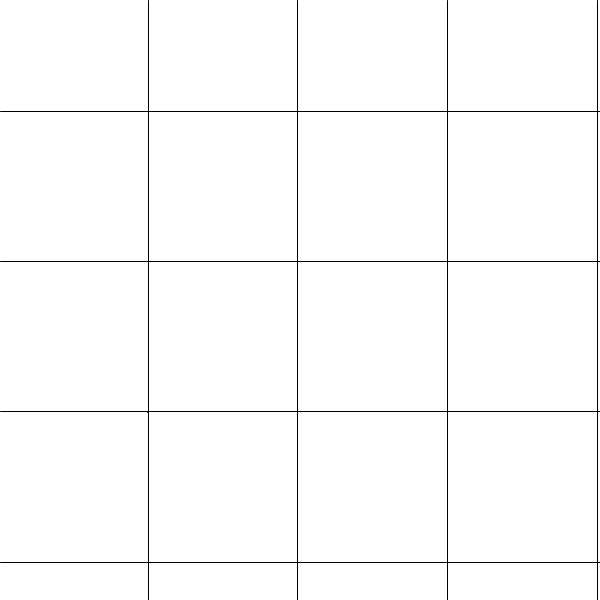
Frame 1 (no input)
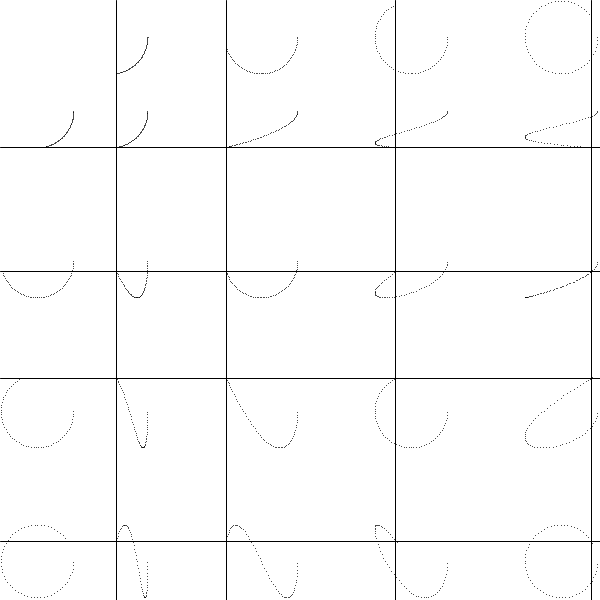
Frame 60 (the mouse pressed at the canvas centre just before this capture)
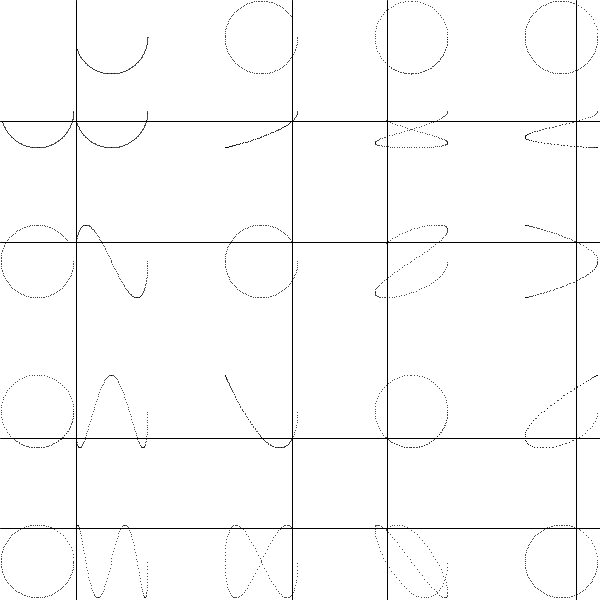
Frame 120 (the mouse held since frame 60 and released just before this capture)

The Processing sketch that drew these frames (run headless with seeded random() and noise(); from frame 60 on, the mouse is pressed at the canvas centre):

// Processing sketch: LissajousTable
// ── LissajousTable.pde
float alpha;
float alphaStep;
int x_y_step = 150;
int xStep;
int yStep;
ArrayList<Point> pointsTop;
ArrayList<Point> pointsLeft;
ArrayList<Point> lissajousPoints;
int radius;

void setup(){
size(600, 600);
noFill();

alpha = 0.0;
alphaStep = 0.001;
xStep = x_y_step;
yStep = x_y_step;
radius = xStep/4;

pointsTop = new ArrayList<Point>();
pointsLeft = new ArrayList<Point>();
lissajousPoints = new ArrayList<Point>();
}

void draw(){
  background(255);
  //counting TOP circles
  for(int i = 0; i < width/xStep ; i++){
    int x = xStep * i + 3*radius + (int)(radius * cos((i+1) * alpha));
    int y = radius + (int)(radius * sin((i+1) * alpha));
    pointsTop.add(new Point(x,y));
    line(x, 0, x, height);
    alpha+= alphaStep;
    }
  //rendering TOP circles  
  for(int pointN = 0; pointN < pointsTop.size(); pointN ++){
      point(pointsTop.get(pointN).x,pointsTop.get(pointN).y);
    }
  //counting LEFT circles
  for(int i = 0; i < width/xStep ; i++){
    int x = radius + (int)(radius * cos((i+1) * alpha));
    int y = yStep * i + 3*radius + (int)(radius * sin((i+1) * alpha));
    pointsLeft.add(new Point(x,y));
    line(0, y, width, y);
    alpha+= alphaStep;
  }
  //rendering LEFT circles
  for(int pointN = 0; pointN < pointsLeft.size(); pointN ++){
    point(pointsLeft.get(pointN).x,pointsLeft.get(pointN).y);
  }
  //counting lissajousPoints(intersection of left circles' y-coorinates and top circles' x-coordinate)
  for(int i = 0; i < width/xStep ; i++){
    for(int j = 0; j < height/yStep; j++){
    int x = xStep * i + 3*radius + (int)(radius * cos((i+1) * alpha));
    int y = yStep * j + 3*radius + (int)(radius * sin((j+1) * alpha));
    
    lissajousPoints.add(new Point(x,y));
    alpha+= alphaStep;
    }
  }
  //rendering lissajousPoints
  for(int pointN = 0; pointN < lissajousPoints.size(); pointN ++){
    point(lissajousPoints.get(pointN).x,lissajousPoints.get(pointN).y);
  }
  //clearing arrays
    if(alpha > (float)2*TWO_PI) {
      alpha = 0.0;
      pointsTop.clear();
      pointsLeft.clear();
      lissajousPoints.clear();
  }
}
class Point{
public float x; 
public float y;
  Point(float x, float y){
  this.x = x;
  this.y = y;
  }
}
